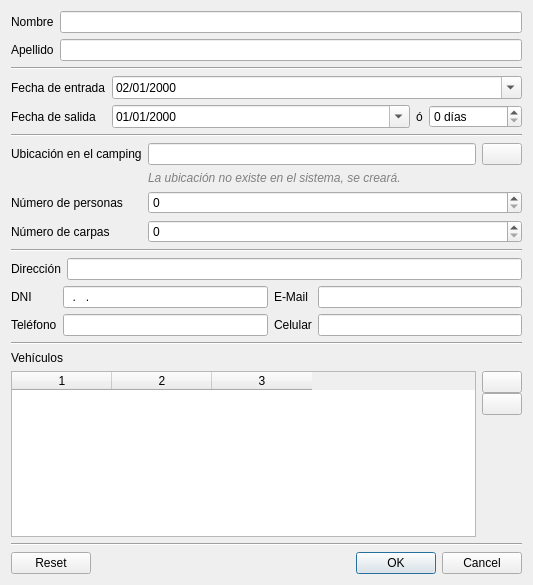
<?xml version="1.0" encoding="UTF-8"?>
<ui version="4.0">
 <class>DialogClient</class>
 <widget class="QDialog" name="DialogClient">
  <property name="geometry">
   <rect>
    <x>0</x>
    <y>0</y>
    <width>533</width>
    <height>585</height>
   </rect>
  </property>
  <property name="sizePolicy">
   <sizepolicy hsizetype="Preferred" vsizetype="Preferred">
    <horstretch>0</horstretch>
    <verstretch>0</verstretch>
   </sizepolicy>
  </property>
  <property name="windowTitle">
   <string>Dialog</string>
  </property>
  <layout class="QVBoxLayout" name="verticalLayout">
   <item>
    <layout class="QFormLayout" name="formLayout">
     <property name="fieldGrowthPolicy">
      <enum>QFormLayout::AllNonFixedFieldsGrow</enum>
     </property>
     <item row="0" column="0">
      <widget class="QLabel" name="label">
       <property name="text">
        <string>Nombre</string>
       </property>
       <property name="buddy">
        <cstring>editName</cstring>
       </property>
      </widget>
     </item>
     <item row="0" column="1">
      <widget class="QLineEdit" name="editName"/>
     </item>
     <item row="1" column="0">
      <widget class="QLabel" name="label_2">
       <property name="text">
        <string>Apellido</string>
       </property>
       <property name="buddy">
        <cstring>editSurname</cstring>
       </property>
      </widget>
     </item>
     <item row="1" column="1">
      <widget class="QLineEdit" name="editSurname"/>
     </item>
    </layout>
   </item>
   <item>
    <widget class="Line" name="line">
     <property name="orientation">
      <enum>Qt::Horizontal</enum>
     </property>
    </widget>
   </item>
   <item>
    <layout class="QFormLayout" name="formLayout_2">
     <property name="horizontalSpacing">
      <number>6</number>
     </property>
     <property name="verticalSpacing">
      <number>6</number>
     </property>
     <item row="0" column="0">
      <widget class="QLabel" name="label_3">
       <property name="text">
        <string>Fecha de entrada</string>
       </property>
       <property name="buddy">
        <cstring>editDateIn</cstring>
       </property>
      </widget>
     </item>
     <item row="0" column="1">
      <widget class="QDateEdit" name="editDateIn">
       <property name="wrapping">
        <bool>false</bool>
       </property>
       <property name="frame">
        <bool>true</bool>
       </property>
       <property name="date">
        <date>
         <year>2000</year>
         <month>1</month>
         <day>2</day>
        </date>
       </property>
       <property name="displayFormat">
        <string>dd/MM/yyyy</string>
       </property>
       <property name="calendarPopup">
        <bool>true</bool>
       </property>
      </widget>
     </item>
     <item row="2" column="0">
      <widget class="QLabel" name="label_4">
       <property name="text">
        <string>Fecha de salida</string>
       </property>
       <property name="buddy">
        <cstring>editDateOut</cstring>
       </property>
      </widget>
     </item>
     <item row="2" column="1">
      <layout class="QHBoxLayout" name="horizontalLayout_3" stretch="1,0,0">
       <item>
        <widget class="QDateEdit" name="editDateOut">
         <property name="displayFormat">
          <string>dd/MM/yyyy</string>
         </property>
         <property name="calendarPopup">
          <bool>true</bool>
         </property>
        </widget>
       </item>
       <item>
        <widget class="QLabel" name="label_14">
         <property name="text">
          <string>ó</string>
         </property>
         <property name="buddy">
          <cstring>spinDaysIn</cstring>
         </property>
        </widget>
       </item>
       <item>
        <widget class="QSpinBox" name="spinDaysIn">
         <property name="suffix">
          <string> días</string>
         </property>
         <property name="maximum">
          <number>99999999</number>
         </property>
        </widget>
       </item>
      </layout>
     </item>
    </layout>
   </item>
   <item>
    <widget class="Line" name="line_2">
     <property name="orientation">
      <enum>Qt::Horizontal</enum>
     </property>
    </widget>
   </item>
   <item>
    <layout class="QFormLayout" name="formLayout_3">
     <property name="fieldGrowthPolicy">
      <enum>QFormLayout::AllNonFixedFieldsGrow</enum>
     </property>
     <property name="verticalSpacing">
      <number>6</number>
     </property>
     <item row="0" column="0">
      <widget class="QLabel" name="labelLocation">
       <property name="text">
        <string>Ubicación en el camping</string>
       </property>
       <property name="buddy">
        <cstring>editLocation</cstring>
       </property>
      </widget>
     </item>
     <item row="0" column="1">
      <layout class="QHBoxLayout" name="horizontalLayout">
       <item>
        <widget class="QLineEdit" name="editLocation"/>
       </item>
       <item>
        <widget class="QPushButton" name="buttonFindLocation">
         <property name="sizePolicy">
          <sizepolicy hsizetype="Fixed" vsizetype="Fixed">
           <horstretch>0</horstretch>
           <verstretch>0</verstretch>
          </sizepolicy>
         </property>
         <property name="text">
          <string/>
         </property>
         <property name="icon">
          <iconset resource="default.qrc">
           <normaloff>:/imgs/search.svg</normaloff>:/imgs/search.svg</iconset>
         </property>
        </widget>
       </item>
      </layout>
     </item>
     <item row="2" column="0">
      <widget class="QLabel" name="label_6">
       <property name="text">
        <string>Número de personas</string>
       </property>
       <property name="buddy">
        <cstring>spinPeopleNum</cstring>
       </property>
      </widget>
     </item>
     <item row="2" column="1">
      <widget class="QSpinBox" name="spinPeopleNum"/>
     </item>
     <item row="3" column="0">
      <widget class="QLabel" name="labelTentNum">
       <property name="text">
        <string>Número de carpas</string>
       </property>
       <property name="buddy">
        <cstring>spinTentNum</cstring>
       </property>
      </widget>
     </item>
     <item row="3" column="1">
      <widget class="QSpinBox" name="spinTentNum">
       <property name="font">
        <font>
         <italic>false</italic>
        </font>
       </property>
      </widget>
     </item>
     <item row="1" column="1">
      <widget class="QLabel" name="labelLocationNote">
       <property name="styleSheet">
        <string notr="true">color: rgb(128, 128, 128);
font: oblique 9pt;</string>
       </property>
       <property name="lineWidth">
        <number>1</number>
       </property>
       <property name="text">
        <string>La ubicación no existe en el sistema, se creará.</string>
       </property>
       <property name="textFormat">
        <enum>Qt::AutoText</enum>
       </property>
       <property name="margin">
        <number>0</number>
       </property>
      </widget>
     </item>
    </layout>
   </item>
   <item>
    <widget class="Line" name="line_3">
     <property name="orientation">
      <enum>Qt::Horizontal</enum>
     </property>
    </widget>
   </item>
   <item>
    <layout class="QFormLayout" name="formLayout_4">
     <item row="0" column="0">
      <widget class="QLabel" name="label_8">
       <property name="text">
        <string>Dirección</string>
       </property>
       <property name="buddy">
        <cstring>editAddress</cstring>
       </property>
      </widget>
     </item>
     <item row="0" column="1">
      <widget class="QLineEdit" name="editAddress"/>
     </item>
    </layout>
   </item>
   <item>
    <layout class="QGridLayout" name="gridLayout">
     <item row="4" column="0">
      <widget class="QLabel" name="label_11">
       <property name="text">
        <string>Teléfono</string>
       </property>
       <property name="buddy">
        <cstring>editTel</cstring>
       </property>
      </widget>
     </item>
     <item row="4" column="1">
      <widget class="QLineEdit" name="editTel"/>
     </item>
     <item row="4" column="3">
      <widget class="QLineEdit" name="editCel"/>
     </item>
     <item row="4" column="2">
      <widget class="QLabel" name="label_12">
       <property name="text">
        <string>Celular</string>
       </property>
       <property name="buddy">
        <cstring>editCel</cstring>
       </property>
      </widget>
     </item>
     <item row="3" column="3">
      <widget class="QLineEdit" name="editEmail"/>
     </item>
     <item row="3" column="2">
      <widget class="QLabel" name="label_9">
       <property name="text">
        <string>E-Mail</string>
       </property>
       <property name="buddy">
        <cstring>editEmail</cstring>
       </property>
      </widget>
     </item>
     <item row="3" column="0">
      <widget class="QLabel" name="label_10">
       <property name="text">
        <string>DNI</string>
       </property>
       <property name="buddy">
        <cstring>editDni</cstring>
       </property>
      </widget>
     </item>
     <item row="3" column="1">
      <widget class="QLineEdit" name="editDni">
       <property name="inputMask">
        <string>09.999.999; </string>
       </property>
      </widget>
     </item>
    </layout>
   </item>
   <item>
    <widget class="Line" name="line_4">
     <property name="orientation">
      <enum>Qt::Horizontal</enum>
     </property>
    </widget>
   </item>
   <item>
    <widget class="QLabel" name="label_13">
     <property name="text">
      <string>Vehículos</string>
     </property>
    </widget>
   </item>
   <item>
    <layout class="QHBoxLayout" name="horizontalLayout_2">
     <item>
      <widget class="QTableWidget" name="vehicles">
       <property name="selectionBehavior">
        <enum>QAbstractItemView::SelectRows</enum>
       </property>
       <property name="columnCount">
        <number>3</number>
       </property>
       <column/>
       <column/>
       <column/>
      </widget>
     </item>
     <item>
      <layout class="QVBoxLayout" name="verticalLayout_2">
       <property name="spacing">
        <number>0</number>
       </property>
       <item>
        <widget class="QPushButton" name="buttonVehicleAdd">
         <property name="sizePolicy">
          <sizepolicy hsizetype="Fixed" vsizetype="Fixed">
           <horstretch>0</horstretch>
           <verstretch>0</verstretch>
          </sizepolicy>
         </property>
         <property name="toolTip">
          <string>Añadir un vehículo</string>
         </property>
         <property name="text">
          <string/>
         </property>
         <property name="icon">
          <iconset resource="default.qrc">
           <normaloff>:/imgs/add.svg</normaloff>:/imgs/add.svg</iconset>
         </property>
        </widget>
       </item>
       <item>
        <widget class="QPushButton" name="buttonVehicleDelete">
         <property name="sizePolicy">
          <sizepolicy hsizetype="Fixed" vsizetype="Fixed">
           <horstretch>0</horstretch>
           <verstretch>0</verstretch>
          </sizepolicy>
         </property>
         <property name="toolTip">
          <string>Borrar vehículos seleccionados</string>
         </property>
         <property name="text">
          <string/>
         </property>
         <property name="icon">
          <iconset resource="default.qrc">
           <normaloff>:/imgs/delete.svg</normaloff>:/imgs/delete.svg</iconset>
         </property>
        </widget>
       </item>
       <item>
        <spacer name="verticalSpacer">
         <property name="orientation">
          <enum>Qt::Vertical</enum>
         </property>
         <property name="sizeHint" stdset="0">
          <size>
           <width>20</width>
           <height>40</height>
          </size>
         </property>
        </spacer>
       </item>
      </layout>
     </item>
    </layout>
   </item>
   <item>
    <widget class="Line" name="line_5">
     <property name="lineWidth">
      <number>1</number>
     </property>
     <property name="orientation">
      <enum>Qt::Horizontal</enum>
     </property>
    </widget>
   </item>
   <item>
    <widget class="QDialogButtonBox" name="buttonBox">
     <property name="orientation">
      <enum>Qt::Horizontal</enum>
     </property>
     <property name="standardButtons">
      <set>QDialogButtonBox::Cancel|QDialogButtonBox::Ok|QDialogButtonBox::Reset</set>
     </property>
    </widget>
   </item>
  </layout>
 </widget>
 <tabstops>
  <tabstop>editName</tabstop>
  <tabstop>editSurname</tabstop>
  <tabstop>editDateIn</tabstop>
  <tabstop>editDateOut</tabstop>
  <tabstop>spinDaysIn</tabstop>
  <tabstop>editLocation</tabstop>
  <tabstop>spinPeopleNum</tabstop>
  <tabstop>spinTentNum</tabstop>
  <tabstop>editAddress</tabstop>
  <tabstop>editDni</tabstop>
  <tabstop>editEmail</tabstop>
  <tabstop>editTel</tabstop>
  <tabstop>editCel</tabstop>
  <tabstop>buttonBox</tabstop>
  <tabstop>buttonFindLocation</tabstop>
 </tabstops>
 <resources>
  <include location="default.qrc"/>
 </resources>
 <connections>
  <connection>
   <sender>buttonBox</sender>
   <signal>accepted()</signal>
   <receiver>DialogClient</receiver>
   <slot>accept()</slot>
   <hints>
    <hint type="sourcelabel">
     <x>257</x>
     <y>577</y>
    </hint>
    <hint type="destinationlabel">
     <x>190</x>
     <y>586</y>
    </hint>
   </hints>
  </connection>
  <connection>
   <sender>buttonBox</sender>
   <signal>rejected()</signal>
   <receiver>DialogClient</receiver>
   <slot>reject()</slot>
   <hints>
    <hint type="sourcelabel">
     <x>325</x>
     <y>577</y>
    </hint>
    <hint type="destinationlabel">
     <x>358</x>
     <y>586</y>
    </hint>
   </hints>
  </connection>
  <connection>
   <sender>buttonFindLocation</sender>
   <signal>clicked()</signal>
   <receiver>DialogClient</receiver>
   <slot>searchLocation()</slot>
   <hints>
    <hint type="sourcelabel">
     <x>505</x>
     <y>213</y>
    </hint>
    <hint type="destinationlabel">
     <x>443</x>
     <y>221</y>
    </hint>
   </hints>
  </connection>
  <connection>
   <sender>spinDaysIn</sender>
   <signal>valueChanged(int)</signal>
   <receiver>DialogClient</receiver>
   <slot>updateOutDate(int)</slot>
   <hints>
    <hint type="sourcelabel">
     <x>167</x>
     <y>168</y>
    </hint>
    <hint type="destinationlabel">
     <x>138</x>
     <y>187</y>
    </hint>
   </hints>
  </connection>
  <connection>
   <sender>editDateIn</sender>
   <signal>dateChanged(QDate)</signal>
   <receiver>DialogClient</receiver>
   <slot>updateDaysCount()</slot>
   <hints>
    <hint type="sourcelabel">
     <x>352</x>
     <y>97</y>
    </hint>
    <hint type="destinationlabel">
     <x>321</x>
     <y>188</y>
    </hint>
   </hints>
  </connection>
  <connection>
   <sender>editDateOut</sender>
   <signal>dateChanged(QDate)</signal>
   <receiver>DialogClient</receiver>
   <slot>updateDaysCount()</slot>
   <hints>
    <hint type="sourcelabel">
     <x>477</x>
     <y>135</y>
    </hint>
    <hint type="destinationlabel">
     <x>464</x>
     <y>193</y>
    </hint>
   </hints>
  </connection>
  <connection>
   <sender>buttonBox</sender>
   <signal>clicked(QAbstractButton*)</signal>
   <receiver>DialogClient</receiver>
   <slot>onButtonBoxClicked(QAbstractButton*)</slot>
   <hints>
    <hint type="sourcelabel">
     <x>266</x>
     <y>564</y>
    </hint>
    <hint type="destinationlabel">
     <x>266</x>
     <y>293</y>
    </hint>
   </hints>
  </connection>
 </connections>
 <slots>
  <slot>searchLocation()</slot>
  <slot>updateOutDate(int)</slot>
  <slot>updateDaysCount()</slot>
  <slot>onButtonBoxClicked(QAbstractButton*)</slot>
 </slots>
</ui>
